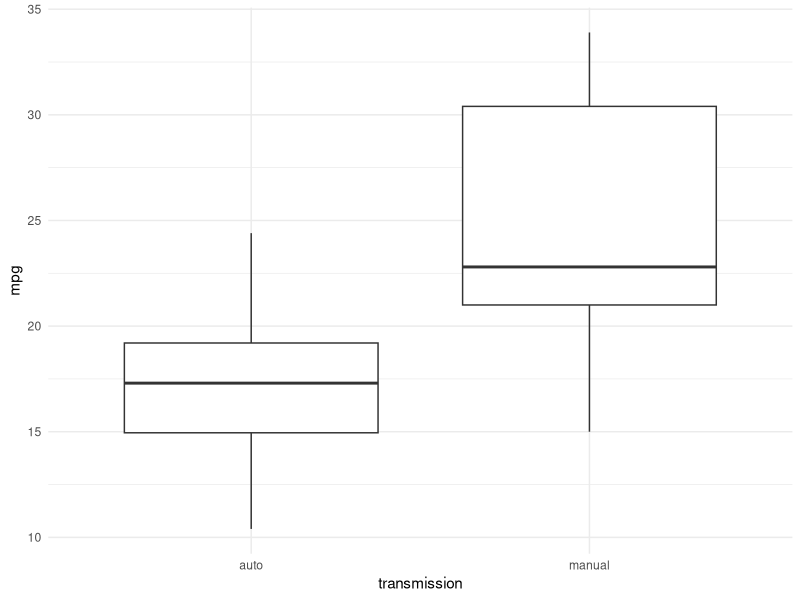
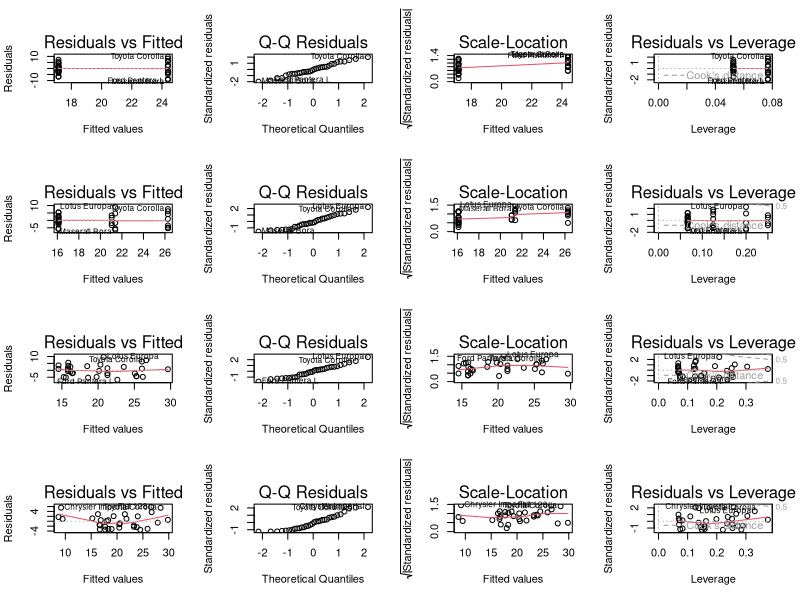

Here is the R script that generated these plots, in order:
## ---- chunk 1
knitr::opts_chunk$set(echo = TRUE)
## ---- chunk 2
library(dplyr); library(ggplot2); library(datasets); data(mtcars)
## ---- chunk 3
ggplot(mtcars, aes(x=factor(am, labels = c("auto","manual")), y=mpg)) +
    geom_boxplot() + theme_minimal() + xlab("transmission")
## ---- chunk 4
corMatrix <- cor(mtcars)
round(corMatrix[9,-c(1,9)][order(abs(corMatrix[9,-c(1,9)]),decreasing = TRUE)], 2)
## ---- chunk 5
mtcars$cyl <- factor(mtcars$cyl); mtcars$vs <- factor(mtcars$vs)
mtcars$am <- factor(mtcars$am, labels = c("automatic", "manual"))
mtcars$gear <- factor(mtcars$gear); mtcars$carb <- factor(mtcars$carb)
fit1 <- lm(mpg ~ am, mtcars)
fit2 <- lm(mpg ~ am + gear, mtcars)
fit3 <- lm(mpg ~ am + gear + drat, mtcars)
fit4 <- lm(mpg ~ am + gear + drat + wt, mtcars)
fit5 <- lm(mpg ~ am + gear + drat + wt + disp, mtcars)
fit6 <- lm(mpg ~ am + gear + drat + wt + disp + cyl, mtcars)
fit7 <- lm(mpg ~ am + gear + drat + wt + disp + cyl + hp, mtcars)
fit8 <- lm(mpg ~ am + gear + drat + wt + disp + cyl + hp + qsec, mtcars)
fit9 <- lm(mpg ~ am + gear + drat + wt + disp + cyl + hp + qsec + vs, mtcars)
fit10 <- lm(mpg ~ am + gear + drat + wt + disp + cyl + hp + qsec + vs + carb, mtcars)
as.data.frame(anova(fit1,fit2,fit3,fit4,fit5,fit6,fit7,fit8,fit9,fit10))
## ---- chunk 6
summary(fit1)$coef; summary(fit2)$coef; summary(fit3)$coef; summary(fit4)$coef
## ---- chunk 7
confint(fit1)
## ---- chunk 8
par(mfrow=c(4,4))
plot(fit1, which=c(1,2,3,5))
plot(fit2, which=c(1,2,3,5))
plot(fit3, which=c(1,2,3,5))
plot(fit4, which=c(1,2,3,5))
